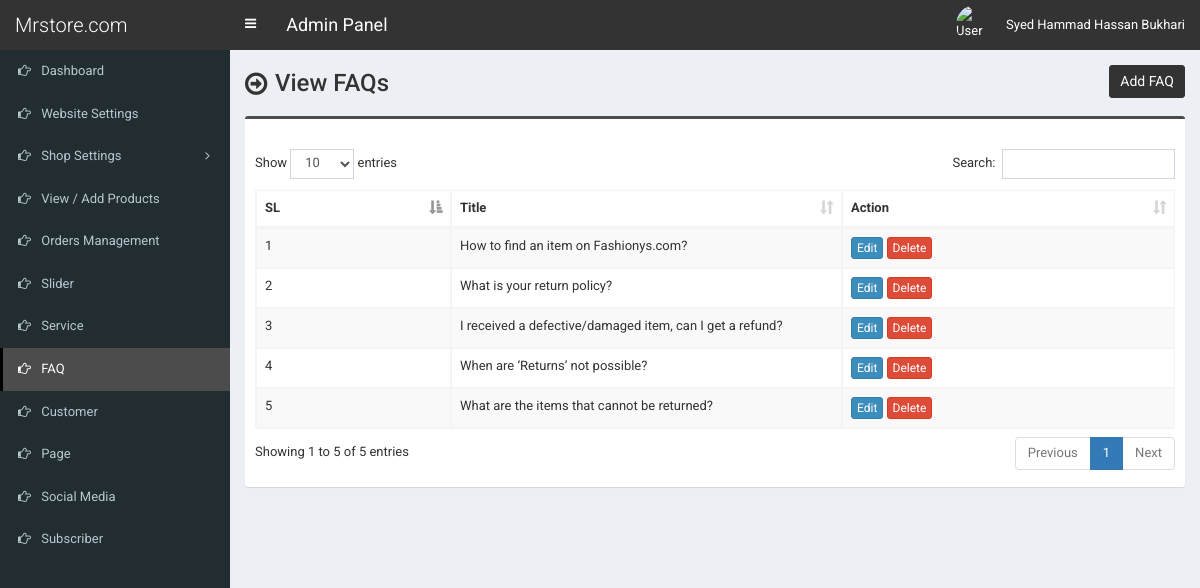
/admin/faq.php (signed in), run on an earlier commit of the app's database.
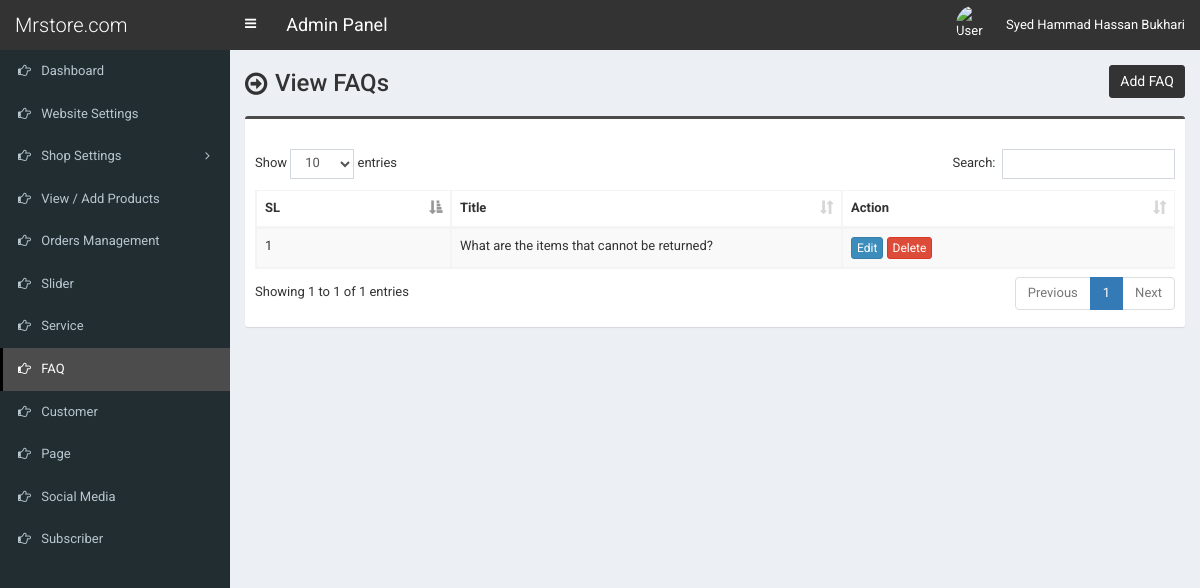
And on a later commit of the database.
### tables this page shows
CREATE TABLE `tbl_faq` (
  `faq_id` int(11) NOT NULL,
  `faq_title` varchar(255) NOT NULL,
  `faq_content` text NOT NULL
);

### admin/faq.php (the view, shortened to what this page needs)
<?php require_once('header.php'); ?>
<section class="content-header">
	<div class="content-header-left">
		<h1>View FAQs</h1>
	</div>
	<div class="content-header-right">
		<a href="faq-add.php" class="btn btn-primary btn-sm">Add FAQ</a>
	</div>
</section>
<section class="content">
	<div class="row">
		<div class="col-md-12">
			<div class="box box-info">
				<div class="box-body table-responsive">
					<table id="example1" class="table table-bordered table-striped">
						<thead>
							<tr>
								<th width="30">SL</th>
								<th width="100">Title</th>
								<th width="80">Action</th>
							</tr>
						</thead>
						<tbody>
							<?php
							$i=0;
							$statement = $pdo->prepare("SELECT * FROM tbl_faq");
							$statement->execute();
							$result = $statement->fetchAll(PDO::FETCH_ASSOC);
							foreach ($result as $row) {
								$i++;
								?>
								<tr>
									<td><?php echo $i; ?></td>
									<td><?php echo $row['faq_title']; ?></td>
									<td>
										<a href="faq-edit.php?id=<?php echo $row['faq_id']; ?>" class="btn btn-primary btn-xs">Edit</a>
										<a href="#" class="btn btn-danger btn-xs" data-href="faq-delete.php?id=<?php echo $row['faq_id']; ?>" data-toggle="modal" data-target="#confirm-delete">Delete</a>
									</td>
								</tr>
								<?php
							}
							?>
						</tbody>
					</table>
				</div>
			</div>
		</div>
	</div>
</section>
<?php require_once('footer.php'); ?>

What changed in the data, as far as the page shows it:
removed tbl_faq: faq_title "How to find an item on Fashionys.com?"
removed tbl_faq: faq_title "What is your return policy?"
removed tbl_faq: faq_title "I received a defective/damaged item, can I get a refund?"
removed tbl_faq: faq_title "When are ‘Returns’ not possible?"
Also different on the page:
text written by a page script: "Show entries Search: Showing 1 to 5 of 5 entries Previous 1 Next" → "Show entries Search: Showing 1 to 1 of 1 entries Previous 1 Next"
